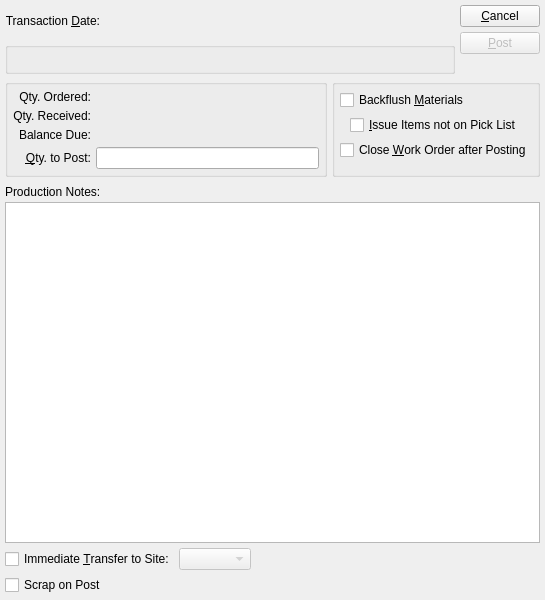
<?xml version="1.0" encoding="UTF-8"?>
<ui version="4.0">
 <comment>This file is part of the xTuple ERP: PostBooks Edition, a free and
open source Enterprise Resource Planning software suite,
Copyright (c) 1999-2011 by OpenMFG LLC, d/b/a xTuple.
It is licensed to you under the Common Public Attribution License
version 1.0, the full text of which (including xTuple-specific Exhibits)
is available at www.xtuple.com/CPAL.  By using this software, you agree
to be bound by its terms.</comment>
 <class>postProduction</class>
 <widget class="QDialog" name="postProduction">
  <property name="geometry">
   <rect>
    <x>0</x>
    <y>0</y>
    <width>545</width>
    <height>600</height>
   </rect>
  </property>
  <property name="windowTitle">
   <string>Post Production</string>
  </property>
  <layout class="QGridLayout" name="gridLayout_3">
   <item row="0" column="0">
    <layout class="QHBoxLayout" name="horizontalLayout">
     <item>
      <widget class="QLabel" name="_transDateLit">
       <property name="text">
        <string>Transaction &amp;Date:</string>
       </property>
       <property name="alignment">
        <set>Qt::AlignRight|Qt::AlignTrailing|Qt::AlignVCenter</set>
       </property>
       <property name="buddy">
        <cstring>_transDate</cstring>
       </property>
      </widget>
     </item>
     <item>
      <widget class="DLineEdit" name="_transDate">
       <property name="sizePolicy">
        <sizepolicy hsizetype="Preferred" vsizetype="Fixed">
         <horstretch>0</horstretch>
         <verstretch>0</verstretch>
        </sizepolicy>
       </property>
      </widget>
     </item>
     <item>
      <spacer>
       <property name="orientation">
        <enum>Qt::Horizontal</enum>
       </property>
       <property name="sizeType">
        <enum>QSizePolicy::Expanding</enum>
       </property>
       <property name="sizeHint" stdset="0">
        <size>
         <width>20</width>
         <height>20</height>
        </size>
       </property>
      </spacer>
     </item>
    </layout>
   </item>
   <item row="0" column="1" rowspan="2">
    <layout class="QVBoxLayout">
     <item>
      <widget class="QPushButton" name="_close">
       <property name="text">
        <string>&amp;Cancel</string>
       </property>
      </widget>
     </item>
     <item>
      <widget class="QPushButton" name="_post">
       <property name="enabled">
        <bool>false</bool>
       </property>
       <property name="text">
        <string>&amp;Post</string>
       </property>
       <property name="default">
        <bool>true</bool>
       </property>
      </widget>
     </item>
     <item>
      <spacer>
       <property name="orientation">
        <enum>Qt::Vertical</enum>
       </property>
       <property name="sizeHint" stdset="0">
        <size>
         <width>20</width>
         <height>20</height>
        </size>
       </property>
      </spacer>
     </item>
    </layout>
   </item>
   <item row="1" column="0">
    <widget class="QGroupBox" name="_woGroup">
     <property name="title">
      <string/>
     </property>
     <layout class="QGridLayout" name="gridLayout">
      <item row="0" column="0">
       <widget class="WoCluster" name="_wo">
        <property name="focusPolicy">
         <enum>Qt::StrongFocus</enum>
        </property>
       </widget>
      </item>
     </layout>
    </widget>
   </item>
   <item row="2" column="0" colspan="2">
    <layout class="QHBoxLayout" name="horizontalLayout_2">
     <item>
      <layout class="QVBoxLayout">
       <item>
        <widget class="QGroupBox" name="_qtyGroup">
         <property name="title">
          <string/>
         </property>
         <layout class="QGridLayout" name="gridLayout_6">
          <item row="0" column="0">
           <layout class="QVBoxLayout" name="verticalLayout_2">
            <item>
             <layout class="QGridLayout" name="gridLayout_5">
              <item row="0" column="0">
               <widget class="QLabel" name="_qtyOrderedLit">
                <property name="text">
                 <string>Qty. Ordered:</string>
                </property>
                <property name="alignment">
                 <set>Qt::AlignRight|Qt::AlignTrailing|Qt::AlignVCenter</set>
                </property>
               </widget>
              </item>
              <item row="0" column="1">
               <widget class="XLabel" name="_qtyOrdered">
                <property name="minimumSize">
                 <size>
                  <width>80</width>
                  <height>0</height>
                 </size>
                </property>
                <property name="alignment">
                 <set>Qt::AlignRight|Qt::AlignTrailing|Qt::AlignVCenter</set>
                </property>
               </widget>
              </item>
              <item row="1" column="0">
               <widget class="QLabel" name="_qtyReceivedLit">
                <property name="text">
                 <string>Qty. Received:</string>
                </property>
                <property name="alignment">
                 <set>Qt::AlignRight|Qt::AlignTrailing|Qt::AlignVCenter</set>
                </property>
               </widget>
              </item>
              <item row="1" column="1">
               <widget class="XLabel" name="_qtyReceived">
                <property name="minimumSize">
                 <size>
                  <width>80</width>
                  <height>0</height>
                 </size>
                </property>
                <property name="alignment">
                 <set>Qt::AlignRight|Qt::AlignTrailing|Qt::AlignVCenter</set>
                </property>
               </widget>
              </item>
              <item row="2" column="0">
               <widget class="QLabel" name="_qtyBalanceLit">
                <property name="text">
                 <string>Balance Due:</string>
                </property>
                <property name="alignment">
                 <set>Qt::AlignRight|Qt::AlignTrailing|Qt::AlignVCenter</set>
                </property>
               </widget>
              </item>
              <item row="2" column="1">
               <widget class="XLabel" name="_qtyBalance">
                <property name="minimumSize">
                 <size>
                  <width>80</width>
                  <height>0</height>
                 </size>
                </property>
                <property name="alignment">
                 <set>Qt::AlignRight|Qt::AlignTrailing|Qt::AlignVCenter</set>
                </property>
               </widget>
              </item>
              <item row="3" column="0">
               <widget class="QLabel" name="_qtyLit">
                <property name="text">
                 <string>&amp;Qty. to Post:</string>
                </property>
                <property name="alignment">
                 <set>Qt::AlignRight|Qt::AlignTrailing|Qt::AlignVCenter</set>
                </property>
                <property name="buddy">
                 <cstring>_qty</cstring>
                </property>
               </widget>
              </item>
              <item row="3" column="1">
               <widget class="XLineEdit" name="_qty">
                <property name="alignment">
                 <set>Qt::AlignRight</set>
                </property>
               </widget>
              </item>
             </layout>
            </item>
            <item>
             <spacer name="verticalSpacer_2">
              <property name="orientation">
               <enum>Qt::Vertical</enum>
              </property>
              <property name="sizeHint" stdset="0">
               <size>
                <width>20</width>
                <height>0</height>
               </size>
              </property>
             </spacer>
            </item>
           </layout>
          </item>
         </layout>
        </widget>
       </item>
      </layout>
     </item>
     <item>
      <layout class="QVBoxLayout" name="verticalLayout_3">
       <item>
        <widget class="QGroupBox" name="_optionsGroup">
         <property name="title">
          <string/>
         </property>
         <layout class="QVBoxLayout" name="verticalLayout">
          <item>
           <widget class="XCheckBox" name="_backflush">
            <property name="text">
             <string>Backflush &amp;Materials</string>
            </property>
            <property name="forgetful">
             <bool>true</bool>
            </property>
           </widget>
          </item>
          <item>
           <layout class="QHBoxLayout">
            <property name="spacing">
             <number>0</number>
            </property>
            <item>
             <spacer>
              <property name="orientation">
               <enum>Qt::Horizontal</enum>
              </property>
              <property name="sizeType">
               <enum>QSizePolicy::Fixed</enum>
              </property>
              <property name="sizeHint" stdset="0">
               <size>
                <width>10</width>
                <height>20</height>
               </size>
              </property>
             </spacer>
            </item>
            <item>
             <widget class="XCheckBox" name="_nonPickItems">
              <property name="sizePolicy">
               <sizepolicy hsizetype="Minimum" vsizetype="Fixed">
                <horstretch>0</horstretch>
                <verstretch>0</verstretch>
               </sizepolicy>
              </property>
              <property name="text">
               <string>&amp;Issue Items not on Pick List</string>
              </property>
             </widget>
            </item>
           </layout>
          </item>
          <item>
           <widget class="XCheckBox" name="_closeWo">
            <property name="sizePolicy">
             <sizepolicy hsizetype="Minimum" vsizetype="Fixed">
              <horstretch>0</horstretch>
              <verstretch>0</verstretch>
             </sizepolicy>
            </property>
            <property name="text">
             <string>Close &amp;Work Order after Posting</string>
            </property>
           </widget>
          </item>
          <item>
           <spacer name="verticalSpacer">
            <property name="orientation">
             <enum>Qt::Vertical</enum>
            </property>
            <property name="sizeHint" stdset="0">
             <size>
              <width>20</width>
              <height>0</height>
             </size>
            </property>
           </spacer>
          </item>
         </layout>
        </widget>
       </item>
      </layout>
     </item>
    </layout>
   </item>
   <item row="3" column="0" colspan="2">
    <widget class="QFrame" name="_frame">
     <property name="sizePolicy">
      <sizepolicy hsizetype="Preferred" vsizetype="Expanding">
       <horstretch>0</horstretch>
       <verstretch>1</verstretch>
      </sizepolicy>
     </property>
     <property name="frameShape">
      <enum>QFrame::NoFrame</enum>
     </property>
     <property name="frameShadow">
      <enum>QFrame::Raised</enum>
     </property>
     <layout class="QGridLayout" name="gridLayout_2">
      <property name="margin">
       <number>0</number>
      </property>
      <item row="0" column="0">
       <layout class="QVBoxLayout">
        <property name="spacing">
         <number>0</number>
        </property>
        <item>
         <widget class="QLabel" name="_productionNotesLit">
          <property name="sizePolicy">
           <sizepolicy hsizetype="Minimum" vsizetype="Fixed">
            <horstretch>0</horstretch>
            <verstretch>0</verstretch>
           </sizepolicy>
          </property>
          <property name="minimumSize">
           <size>
            <width>0</width>
            <height>20</height>
           </size>
          </property>
          <property name="text">
           <string>Production Notes:</string>
          </property>
         </widget>
        </item>
        <item>
         <widget class="XTextEdit" name="_productionNotes">
          <property name="sizePolicy">
           <sizepolicy hsizetype="Expanding" vsizetype="Expanding">
            <horstretch>0</horstretch>
            <verstretch>2</verstretch>
           </sizepolicy>
          </property>
          <property name="tabChangesFocus">
           <bool>true</bool>
          </property>
          <property name="spellEnable">
           <bool>true</bool>
          </property>
         </widget>
        </item>
       </layout>
      </item>
     </layout>
    </widget>
   </item>
   <item row="4" column="0" colspan="2">
    <layout class="QHBoxLayout">
     <item>
      <widget class="XCheckBox" name="_immediateTransfer">
       <property name="text">
        <string>Immediate &amp;Transfer to Site:</string>
       </property>
      </widget>
     </item>
     <item>
      <widget class="WComboBox" name="_transferWarehouse">
       <property name="enabled">
        <bool>false</bool>
       </property>
      </widget>
     </item>
     <item>
      <spacer>
       <property name="orientation">
        <enum>Qt::Horizontal</enum>
       </property>
       <property name="sizeType">
        <enum>QSizePolicy::Expanding</enum>
       </property>
       <property name="sizeHint" stdset="0">
        <size>
         <width>20</width>
         <height>20</height>
        </size>
       </property>
      </spacer>
     </item>
    </layout>
   </item>
   <item row="5" column="0" colspan="2">
    <layout class="QHBoxLayout" name="horizontalLayout_3">
     <item>
      <widget class="XCheckBox" name="_scrap">
       <property name="text">
        <string>Scrap on Post</string>
       </property>
      </widget>
     </item>
     <item>
      <spacer name="horizontalSpacer">
       <property name="orientation">
        <enum>Qt::Horizontal</enum>
       </property>
       <property name="sizeHint" stdset="0">
        <size>
         <width>40</width>
         <height>20</height>
        </size>
       </property>
      </spacer>
     </item>
    </layout>
   </item>
  </layout>
 </widget>
 <layoutdefault spacing="5" margin="5"/>
 <pixmapfunction>qPixmapFromMimeSource</pixmapfunction>
 <customwidgets>
  <customwidget>
   <class>DLineEdit</class>
   <extends>QWidget</extends>
   <header>datecluster.h</header>
  </customwidget>
  <customwidget>
   <class>WComboBox</class>
   <extends>XComboBox</extends>
   <header>wcombobox.h</header>
  </customwidget>
  <customwidget>
   <class>WoCluster</class>
   <extends>QWidget</extends>
   <header>wocluster.h</header>
  </customwidget>
  <customwidget>
   <class>XCheckBox</class>
   <extends>QCheckBox</extends>
   <header>xcheckbox.h</header>
  </customwidget>
  <customwidget>
   <class>XComboBox</class>
   <extends>QComboBox</extends>
   <header>xcombobox.h</header>
  </customwidget>
  <customwidget>
   <class>XLabel</class>
   <extends>QLabel</extends>
   <header>xlabel.h</header>
  </customwidget>
  <customwidget>
   <class>XLineEdit</class>
   <extends>QLineEdit</extends>
   <header>xlineedit.h</header>
  </customwidget>
  <customwidget>
   <class>XTextEdit</class>
   <extends>QTextEdit</extends>
   <header>xtextedit.h</header>
  </customwidget>
 </customwidgets>
 <tabstops>
  <tabstop>_transDate</tabstop>
  <tabstop>_wo</tabstop>
  <tabstop>_qty</tabstop>
  <tabstop>_backflush</tabstop>
  <tabstop>_nonPickItems</tabstop>
  <tabstop>_closeWo</tabstop>
  <tabstop>_productionNotes</tabstop>
  <tabstop>_transferWarehouse</tabstop>
  <tabstop>_close</tabstop>
  <tabstop>_immediateTransfer</tabstop>
 </tabstops>
 <resources/>
 <connections>
  <connection>
   <sender>_wo</sender>
   <signal>qtyOrderedChanged(double)</signal>
   <receiver>_qtyOrdered</receiver>
   <slot>setDouble(double)</slot>
   <hints>
    <hint type="sourcelabel">
     <x>20</x>
     <y>20</y>
    </hint>
    <hint type="destinationlabel">
     <x>20</x>
     <y>20</y>
    </hint>
   </hints>
  </connection>
  <connection>
   <sender>_wo</sender>
   <signal>qtyReceivedChanged(double)</signal>
   <receiver>_qtyReceived</receiver>
   <slot>setDouble(double)</slot>
   <hints>
    <hint type="sourcelabel">
     <x>20</x>
     <y>20</y>
    </hint>
    <hint type="destinationlabel">
     <x>20</x>
     <y>20</y>
    </hint>
   </hints>
  </connection>
  <connection>
   <sender>_wo</sender>
   <signal>qtyBalanceChanged(double)</signal>
   <receiver>_qtyBalance</receiver>
   <slot>setDouble(double)</slot>
   <hints>
    <hint type="sourcelabel">
     <x>20</x>
     <y>20</y>
    </hint>
    <hint type="destinationlabel">
     <x>20</x>
     <y>20</y>
    </hint>
   </hints>
  </connection>
  <connection>
   <sender>_wo</sender>
   <signal>valid(bool)</signal>
   <receiver>_post</receiver>
   <slot>setEnabled(bool)</slot>
   <hints>
    <hint type="sourcelabel">
     <x>20</x>
     <y>20</y>
    </hint>
    <hint type="destinationlabel">
     <x>20</x>
     <y>20</y>
    </hint>
   </hints>
  </connection>
  <connection>
   <sender>_backflush</sender>
   <signal>toggled(bool)</signal>
   <receiver>_nonPickItems</receiver>
   <slot>setEnabled(bool)</slot>
   <hints>
    <hint type="sourcelabel">
     <x>20</x>
     <y>20</y>
    </hint>
    <hint type="destinationlabel">
     <x>20</x>
     <y>20</y>
    </hint>
   </hints>
  </connection>
  <connection>
   <sender>_close</sender>
   <signal>clicked()</signal>
   <receiver>postProduction</receiver>
   <slot>reject()</slot>
   <hints>
    <hint type="sourcelabel">
     <x>20</x>
     <y>20</y>
    </hint>
    <hint type="destinationlabel">
     <x>20</x>
     <y>20</y>
    </hint>
   </hints>
  </connection>
  <connection>
   <sender>_wo</sender>
   <signal>newItemid(int)</signal>
   <receiver>_transferWarehouse</receiver>
   <slot>findItemsites(int)</slot>
   <hints>
    <hint type="sourcelabel">
     <x>20</x>
     <y>20</y>
    </hint>
    <hint type="destinationlabel">
     <x>20</x>
     <y>20</y>
    </hint>
   </hints>
  </connection>
  <connection>
   <sender>_immediateTransfer</sender>
   <signal>toggled(bool)</signal>
   <receiver>_transferWarehouse</receiver>
   <slot>setEnabled(bool)</slot>
   <hints>
    <hint type="sourcelabel">
     <x>20</x>
     <y>20</y>
    </hint>
    <hint type="destinationlabel">
     <x>20</x>
     <y>20</y>
    </hint>
   </hints>
  </connection>
 </connections>
</ui>
